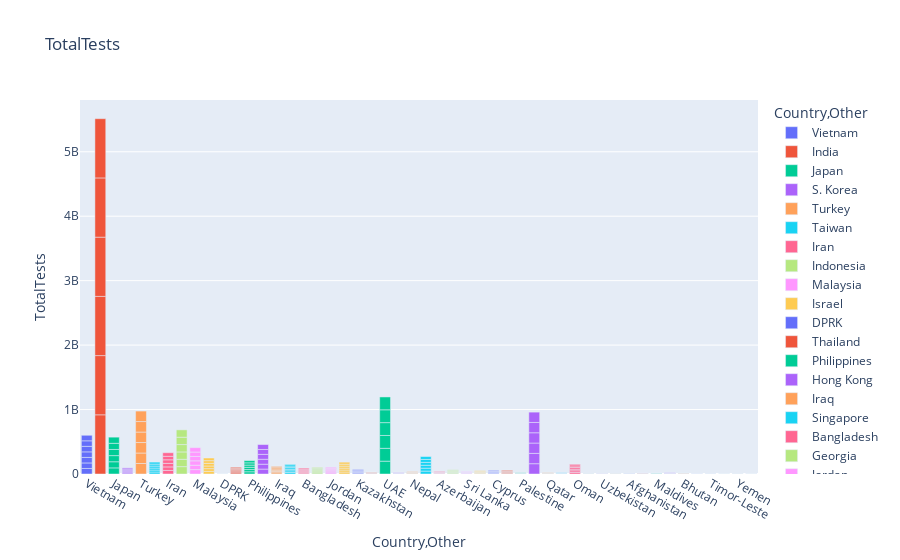

Notebook source saved alongside this figure:
### Markdown cell above
Từ biểu đồ trên, mối tương quan giữa biến NewCases với biến TotalCases là tuyến tính, với số ca nhiễm mới cao nhất là ở các nước: Taiwan, S.Korea và Japan

### Code cell
#total test in asia countries with bar chart
fig = px.bar(df_asia, x='Country,Other', y='TotalTests', color='Country,Other', title='TotalTests')
fig.show()

### Figure 1 — Plotly figure (JSON) as saved in the notebook; plotly's stock layout.template omitted (floating-point values rounded to 4 significant figures)
{"data": [{"alignmentgroup": "True", "hovertemplate": "Country,Other=%{x}<br>TotalTests=%{y}<extra></extra>", "legendgroup": "Vietnam", "marker": {"color": "#636efa", "pattern": {"shape": ""}}, "name": "Vietnam", "offsetgroup": "Vietnam", "orientation": "v", "showlegend": true, "textposition": "auto", "type": "bar", "x": ["Vietnam", "Vietnam", "Vietnam", "Vietnam", "Vietnam", "Vietnam", "Vietnam"], "xaxis": "x", "y": [85826548, 85826548, 85826548, 85826548, 85826548, 85826548, 85826548], "yaxis": "y"}, {"alignmentgroup": "True", "hovertemplate": "Country,Other=%{x}<br>TotalTests=%{y}<extra></extra>", "legendgroup": "India", "marker": {"color": "#EF553B", "pattern": {"shape": ""}}, "name": "India", "offsetgroup": "India", "orientation": "v", "showlegend": true, "textposition": "auto", "type": "bar", "x": ["India", "India", "India", "India", "India", "India"], "xaxis": "x", "y": [918535118, 918679922, 918794368, 918891634, 918992653, 918992653], "yaxis": "y"}, {"alignmentgroup": "True", "hovertemplate": "Country,Other=%{x}<br>TotalTests=%{y}<extra></extra>", "legendgroup": "Japan", "marker": {"color": "#00cc96", "pattern": {"shape": ""}}, "name": "Japan", "offsetgroup": "Japan", "orientation": "v", "showlegend": true, "textposition": "auto", "type": "bar", "x": ["Japan", "Japan", "Japan", "Japan", "Japan", "Japan"], "xaxis": "x", "y": [95014492, 95119322, 95253685, 95386077, 95481075, 95589075], "yaxis": "y"}, {"alignmentgroup": "True", "hovertemplate": "Country,Other=%{x}<br>TotalTests=%{y}<extra></extra>", "legendgroup": "S. Korea", "marker": {"color": "#ab63fa", "pattern": {"shape": ""}}, "name": "S. Korea", "offsetgroup": "S. Korea", "orientation": "v", "showlegend": true, "textposition": "auto", "type": "bar", "x": ["S. Korea", "S. Korea", "S. Korea", "S. Korea", "S. Korea", "S. Korea"], "xaxis": "x", "y": [15804065, 15804065, 15804065, 15804065, 15804065, 15804065], "yaxis": "y"}, {"alignmentgroup": "True", "hovertemplate": "Country,Other=%{x}<br>TotalTests=%{y}<extra></extra>", "legendgroup": "Turkey", "marker": {"color": "#FFA15A", "pattern": {"shape": ""}}, "name": "Turkey", "offsetgroup": "Turkey", "orientation": "v", "showlegend": true, "textposition": "auto", "type": "bar", "x": ["Turkey", "Turkey", "Turkey", "Turkey", "Turkey", "Turkey"], "xaxis": "x", "y": [162743369, 162743369, 162743369, 162743369, 162743369, 162743369], "yaxis": "y"}, {"alignmentgroup": "True", "hovertemplate": "Country,Other=%{x}<br>TotalTests=%{y}<extra></extra>", "legendgroup": "Taiwan", "marker": {"color": "#19d3f3", "pattern": {"shape": ""}}, "name": "Taiwan", "offsetgroup": "Taiwan", "orientation": "v", "showlegend": true, "textposition": "auto", "type": "bar", "x": ["Taiwan", "Taiwan", "Taiwan", "Taiwan", "Taiwan", "Taiwan"], "xaxis": "x", "y": [30742304, 30742304, 30742304, 30742304, 30742304, 30742304], "yaxis": "y"}, {"alignmentgroup": "True", "hovertemplate": "Country,Other=%{x}<br>TotalTests=%{y}<extra></extra>", "legendgroup": "Iran", "marker": {"color": "#FF6692", "pattern": {"shape": ""}}, "name": "Iran", "offsetgroup": "Iran", "orientation": "v", "showlegend": true, "textposition": "auto", "type": "bar", "x": ["Iran", "Iran", "Iran", "Iran", "Iran", "Iran"], "xaxis": "x", "y": [55034937, 55034937, 55034937, 55034937, 55034937, 55034937], "yaxis": "y"}, {"alignmentgroup": "True", "hovertemplate": "Country,Other=%{x}<br>TotalTests=%{y}<extra></extra>", "legendgroup": "Indonesia", "marker": {"color": "#B6E880", "pattern": {"shape": ""}}, "name": "Indonesia", "offsetgroup": "Indonesia", "orientation": "v", "showlegend": true, "textposition": "auto", "type": "bar", "x": ["Indonesia", "Indonesia", "Indonesia", "Indonesia", "Indonesia", "Indonesia"], "xaxis": "x", "y": [114158919, 114158919, 114158919, 114158919, 114158919, 114158919], "yaxis": "y"}, {"alignmentgroup": "True", "hovertemplate": "Country,Other=%{x}<br>TotalTests=%{y}<extra></extra>", "legendgroup": "Malaysia", "marker": {"color": "#FF97FF", "pattern": {"shape": ""}}, "name": "Malaysia", "offsetgroup": "Malaysia", "orientation": "v", "showlegend": true, "textposition": "auto", "type": "bar", "x": ["Malaysia", "Malaysia", "Malaysia", "Malaysia", "Malaysia", "Malaysia"], "xaxis": "x", "y": [68079467, 68088226, 68198303, 68217426, 68236549, 68236549], "yaxis": "y"}, {"alignmentgroup": "True", "hovertemplate": "Country,Other=%{x}<br>TotalTests=%{y}<extra></extra>", "legendgroup": "Israel", "marker": {"color": "#FECB52", "pattern": {"shape": ""}}, "name": "Israel", "offsetgroup": "Israel", "orientation": "v", "showlegend": true, "textposition": "auto", "type": "bar", "x": ["Israel", "Israel", "Israel", "Israel", "Israel", "Israel"], "xaxis": "x", "y": [41373364, 41373364, 41373364, 41373364, 41373364, 41373364], "yaxis": "y"}, {"alignmentgroup": "True", "hovertemplate": "Country,Other=%{x}<br>TotalTests=%{y}<extra></extra>", "legendgroup": "DPRK", "marker": {"color": "#636efa", "pattern": {"shape": ""}}, "name": "DPRK", "offsetgroup": "DPRK", "orientation": "v", "showlegend": true, "textposition": "auto", "type": "bar", "x": ["DPRK", "DPRK", "DPRK", "DPRK", "DPRK", "DPRK"], "xaxis": "x", "y": [0, 0, 0, 0, 0, 0], "yaxis": "y"}, {"alignmentgroup": "True", "hovertemplate": "Country,Other=%{x}<br>TotalTests=%{y}<extra></extra>", "legendgroup": "Thailand", "marker": {"color": "#EF553B", "pattern": {"shape": ""}}, "name": "Thailand", "offsetgroup": "Thailand", "orientation": "v", "showlegend": true, "textposition": "auto", "type": "bar", "x": ["Thailand", "Thailand", "Thailand", "Thailand", "Thailand", "Thailand"], "xaxis": "x", "y": [17270775, 17270775, 17270775, 17270775, 17270775, 17270775], "yaxis": "y"}, {"alignmentgroup": "True", "hovertemplate": "Country,Other=%{x}<br>TotalTests=%{y}<extra></extra>", "legendgroup": "Philippines", "marker": {"color": "#00cc96", "pattern": {"shape": ""}}, "name": "Philippines", "offsetgroup": "Philippines", "orientation": "v", "showlegend": true, "textposition": "auto", "type": "bar", "x": ["Philippines", "Philippines", "Philippines", "Philippines", "Philippines", "Philippines"], "xaxis": "x", "y": [34584000, 34593073, 34603075, 34611586, 34621433, 34621433], "yaxis": "y"}, {"alignmentgroup": "True", "hovertemplate": "Country,Other=%{x}<br>TotalTests=%{y}<extra></extra>", "legendgroup": "Hong Kong", "marker": {"color": "#ab63fa", "pattern": {"shape": ""}}, "name": "Hong Kong", "offsetgroup": "Hong Kong", "orientation": "v", "showlegend": true, "textposition": "auto", "type": "bar", "x": ["Hong Kong", "Hong Kong", "Hong Kong", "Hong Kong", "Hong Kong", "Hong Kong"], "xaxis": "x", "y": [76127725, 76127725, 76127725, 76127725, 76127725, 76127725], "yaxis": "y"}, {"alignmentgroup": "True", "hovertemplate": "Country,Other=%{x}<br>TotalTests=%{y}<extra></extra>", "legendgroup": "Iraq", "marker": {"color": "#FFA15A", "pattern": {"shape": ""}}, "name": "Iraq", "offsetgroup": "Iraq", "orientation": "v", "showlegend": true, "textposition": "auto", "type": "bar", "x": ["Iraq", "Iraq", "Iraq", "Iraq", "Iraq", "Iraq"], "xaxis": "x", "y": [19544451, 19544451, 19544451, 19544451, 19544451, 19544451], "yaxis": "y"}, {"alignmentgroup": "True", "hovertemplate": "Country,Other=%{x}<br>TotalTests=%{y}<extra></extra>", "legendgroup": "Singapore", "marker": {"color": "#19d3f3", "pattern": {"shape": ""}}, "name": "Singapore", "offsetgroup": "Singapore", "orientation": "v", "showlegend": true, "textposition": "auto", "type": "bar", "x": ["Singapore", "Singapore", "Singapore", "Singapore", "Singapore", "Singapore"], "xaxis": "x", "y": [24756666, 24756666, 24756666, 24756666, 24756666, 24756666], "yaxis": "y"}, {"alignmentgroup": "True", "hovertemplate": "Country,Other=%{x}<br>TotalTests=%{y}<extra></extra>", "legendgroup": "Bangladesh", "marker": {"color": "#FF6692", "pattern": {"shape": ""}}, "name": "Bangladesh", "offsetgroup": "Bangladesh", "orientation": "v", "showlegend": true, "textposition": "auto", "type": "bar", "x": ["Bangladesh", "Bangladesh", "Bangladesh", "Bangladesh", "Bangladesh", "Bangladesh"], "xaxis": "x", "y": [15254399, 15254399, 15254399, 15254399, 15254399, 15254399], "yaxis": "y"}, {"alignmentgroup": "True", "hovertemplate": "Country,Other=%{x}<br>TotalTests=%{y}<extra></extra>", "legendgroup": "Georgia", "marker": {"color": "#B6E880", "pattern": {"shape": ""}}, "name": "Georgia", "offsetgroup": "Georgia", "orientation": "v", "showlegend": true, "textposition": "auto", "type": "bar", "x": ["Georgia", "Georgia", "Georgia", "Georgia", "Georgia", "Georgia"], "xaxis": "x", "y": [16920079, 16920079, 16920079, 16920079, 16920079, 16920079], "yaxis": "y"}, {"alignmentgroup": "True", "hovertemplate": "Country,Other=%{x}<br>TotalTests=%{y}<extra></extra>", "legendgroup": "Jordan", "marker": {"color": "#FF97FF", "pattern": {"shape": ""}}, "name": "Jordan", "offsetgroup": "Jordan", "orientation": "v", "showlegend": true, "textposition": "auto", "type": "bar", "x": ["Jordan", "Jordan", "Jordan", "Jordan", "Jordan", "Jordan"], "xaxis": "x", "y": [17201885, 17201885, 17201885, 17201885, 17201885, 17201885], "yaxis": "y"}, {"alignmentgroup": "True", "hovertemplate": "Country,Other=%{x}<br>TotalTests=%{y}<extra></extra>", "legendgroup": "Pakistan", "marker": {"color": "#FECB52", "pattern": {"shape": ""}}, "name": "Pakistan", "offsetgroup": "Pakistan", "orientation": "v", "showlegend": true, "textposition": "auto", "type": "bar", "x": ["Pakistan", "Pakistan", "Pakistan", "Pakistan", "Pakistan", "Pakistan"], "xaxis": "x", "y": [30570862, 30570862, 30570862, 30570862, 30570862, 30570862], "yaxis": "y"}, {"alignmentgroup": "True", "hovertemplate": "Country,Other=%{x}<br>TotalTests=%{y}<extra></extra>", "legendgroup": "Kazakhstan", "marker": {"color": "#636efa", "pattern": {"shape": ""}}, "name": "Kazakhstan", "offsetgroup": "Kazakhstan", "orientation": "v", "showlegend": true, "textposition": "auto", "type": "bar", "x": ["Kazakhstan", "Kazakhstan", "Kazakhstan", "Kazakhstan", "Kazakhstan", "Kazakhstan"], "xaxis": "x", "y": [11575012, 11575012, 11575012, 11575012, 11575012, 11575012], "yaxis": "y"}, {"alignmentgroup": "True", "hovertemplate": "Country,Other=%{x}<br>TotalTests=%{y}<extra></extra>", "legendgroup": "Lebanon", "marker": {"color": "#EF553B", "pattern": {"shape": ""}}, "name": "Lebanon", "offsetgroup": "Lebanon", "orientation": "v", "showlegend": true, "textposition": "auto", "type": "bar", "x": ["Lebanon", "Lebanon", "Lebanon", "Lebanon", "Lebanon", "Lebanon"], "xaxis": "x", "y": [4795578, 4795578, 4795578, 4795578, 4795578, 4795578], "yaxis": "y"}, {"alignmentgroup": "True", "hovertemplate": "Country,Other=%{x}<br>TotalTests=%{y}<extra></extra>", "legendgroup": "UAE", "marker": {"color": "#00cc96", "pattern": {"shape": ""}}, "name": "UAE", "offsetgroup": "UAE", "orientation": "v", "showlegend": true, "textposition": "auto", "type": "bar", "x": ["UAE", "UAE", "UAE", "UAE", "UAE", "UAE"], "xaxis": "x", "y": [199206191, 199223391, 199245666, 199266544, 199288108, 199288108], "yaxis": "y"}, {"alignmentgroup": "True", "hovertemplate": "Country,Other=%{x}<br>TotalTests=%{y}<extra></extra>", "legendgroup": "Mongolia", "marker": {"color": "#ab63fa", "pattern": {"shape": ""}}, "name": "Mongolia", "offsetgroup": "Mongolia", "orientation": "v", "showlegend": true, "textposition": "auto", "type": "bar", "x": ["Mongolia", "Mongolia", "Mongolia", "Mongolia", "Mongolia", "Mongolia"], "xaxis": "x", "y": [4030048, 4030048, 4030048, 4030048, 4030048, 4030048], "yaxis": "y"}, {"alignmentgroup": "True", "hovertemplate": "Country,Other=%{x}<br>TotalTests=%{y}<extra></extra>", "legendgroup": "Nepal", "marker": {"color": "#FFA15A", "pattern": {"shape": ""}}, "name": "Nepal", "offsetgroup": "Nepal", "orientation": "v", "showlegend": true, "textposition": "auto", "type": "bar", "x": ["Nepal", "Nepal", "Nepal", "Nepal", "Nepal", "Nepal"], "xaxis": "x", "y": [6012867, 6013280, 6013666, 6013833, 6013947, 6013947], "yaxis": "y"}, {"alignmentgroup": "True", "hovertemplate": "Country,Other=%{x}<br>TotalTests=%{y}<extra></extra>", "legendgroup": "Saudi Arabia", "marker": {"color": "#19d3f3", "pattern": {"shape": ""}}, "name": "Saudi Arabia", "offsetgroup": "Saudi Arabia", "orientation": "v", "showlegend": true, "textposition": "auto", "type": "bar", "x": ["Saudi Arabia", "Saudi Arabia", "Saudi Arabia", "Saudi Arabia", "Saudi Arabia", "Saudi Arabia"], "xaxis": "x", "y": [45140040, 45144125, 45148294, 45151519, 45151519, 45151519], "yaxis": "y"}, {"alignmentgroup": "True", "hovertemplate": "Country,Other=%{x}<br>TotalTests=%{y}<extra></extra>", "legendgroup": "Azerbaijan", "marker": {"color": "#FF6692", "pattern": {"shape": ""}}, "name": "Azerbaijan", "offsetgroup": "Azerbaijan", "orientation": "v", "showlegend": true, "textposition": "auto", "type": "bar", "x": ["Azerbaijan", "Azerbaijan", "Azerbaijan", "Azerbaijan", "Azerbaijan", "Azerbaijan"], "xaxis": "x", "y": [7522178, 7524850, 7526899, 7529191, 7530018, 7530018], "yaxis": "y"}, {"alignmentgroup": "True", "hovertemplate": "Country,Other=%{x}<br>TotalTests=%{y}<extra></extra>", "legendgroup": "Bahrain", "marker": {"color": "#B6E880", "pattern": {"shape": ""}}, "name": "Bahrain", "offsetgroup": "Bahrain", "orientation": "v", "showlegend": true, "textposition": "auto", "type": "bar", "x": ["Bahrain", "Bahrain", "Bahrain", "Bahrain", "Bahrain", "Bahrain"], "xaxis": "x", "y": [10735877, 10737695, 10739428, 10741126, 10742269, 10742269], "yaxis": "y"}, {"alignmentgroup": "True", "hovertemplate": "Country,Other=%{x}<br>TotalTests=%{y}<extra></extra>", "legendgroup": "Sri Lanka", "marker": {"color": "#FF97FF", "pattern": {"shape": ""}}, "name": "Sri Lanka", "offsetgroup": "Sri Lanka", "orientation": "v", "showlegend": true, "textposition": "auto", "type": "bar", "x": ["Sri Lanka", "Sri Lanka", "Sri Lanka", "Sri Lanka", "Sri Lanka", "Sri Lanka"], "xaxis": "x", "y": [6486117, 6486117, 6486117, 6486117, 6486117, 6486117], "yaxis": "y"}, {"alignmentgroup": "True", "hovertemplate": "Country,Other=%{x}<br>TotalTests=%{y}<extra></extra>", "legendgroup": "Kuwait", "marker": {"color": "#FECB52", "pattern": {"shape": ""}}, "name": "Kuwait", "offsetgroup": "Kuwait", "orientation": "v", "showlegend": true, "textposition": "auto", "type": "bar", "x": ["Kuwait", "Kuwait", "Kuwait", "Kuwait", "Kuwait", "Kuwait"], "xaxis": "x", "y": [8455743, 8455743, 8455743, 8455743, 8455743, 8455743], "yaxis": "y"}, {"alignmentgroup": "True", "hovertemplate": "Country,Other=%{x}<br>TotalTests=%{y}<extra></extra>", "legendgroup": "Cyprus", "marker": {"color": "#636efa", "pattern": {"shape": ""}}, "name": "Cyprus", "offsetgroup": "Cyprus", "orientation": "v", "showlegend": true, "textposition": "auto", "type": "bar", "x": ["Cyprus", "Cyprus", "Cyprus", "Cyprus", "Cyprus", "Cyprus"], "xaxis": "x", "y": [9640118, 9640118, 9640118, 9640118, 9640118, 9640118], "yaxis": "y"}, {"alignmentgroup": "True", "hovertemplate": "Country,Other=%{x}<br>TotalTests=%{y}<extra></extra>", "legendgroup": "Myanmar", "marker": {"color": "#EF553B", "pattern": {"shape": ""}}, "name": "Myanmar", "offsetgroup": "Myanmar", "orientation": "v", "showlegend": true, "textposition": "auto", "type": "bar", "x": ["Myanmar", "Myanmar", "Myanmar", "Myanmar", "Myanmar", "Myanmar"], "xaxis": "x", "y": [10047850, 10053350, 10057159, 10061205, 10064165, 10064165], "yaxis": "y"}, {"alignmentgroup": "True", "hovertemplate": "Country,Other=%{x}<br>TotalTests=%{y}<extra></extra>", "legendgroup": "Palestine", "marker": {"color": "#00cc96", "pattern": {"shape": ""}}, "name": "Palestine", "offsetgroup": "Palestine", "orientation": "v", "showlegend": true, "textposition": "auto", "type": "bar", "x": ["Palestine", "Palestine", "Palestine", "Palestine", "Palestine", "Palestine"], "xaxis": "x", "y": [3078533, 3078533, 3078533, 3078533, 3078533, 3078533], "yaxis": "y"}, {"alignmentgroup": "True", "hovertemplate": "Country,Other=%{x}<br>TotalTests=%{y}<extra></extra>", "legendgroup": "China", "marker": {"color": "#ab63fa", "pattern": {"shape": ""}}, "name": "China", "offsetgroup": "China", "orientation": "v", "showlegend": true, "textposition": "auto", "type": "bar", "x": ["China", "China", "China", "China", "China", "China"], "xaxis": "x", "y": [160000000, 160000000, 160000000, 160000000, 160000000, 160000000], "yaxis": "y"}, {"alignmentgroup": "True", "hovertemplate": "Country,Other=%{x}<br>TotalTests=%{y}<extra></extra>", "legendgroup": "Qatar", "marker": {"color": "#FFA15A", "pattern": {"shape": ""}}, "name": "Qatar", "offsetgroup": "Qatar", "orientation": "v", "showlegend": true, "textposition": "auto", "type": "bar", "x": ["Qatar", "Qatar", "Qatar", "Qatar", "Qatar", "Qatar"], "xaxis": "x", "y": [4065369, 4065369, 4065369, 4065369, 4065369, 4065369], "yaxis": "y"}, {"alignmentgroup": "True", "hovertemplate": "Country,Other=%{x}<br>TotalTests=%{y}<extra></extra>", "legendgroup": "Armenia", "marker": {"color": "#19d3f3", "pattern": {"shape": ""}}, "name": "Armenia", "offsetgroup": "Armenia", "orientation": "v", "showlegend": true, "textposition": "auto", "type": "bar", "x": ["Armenia", "Armenia", "Armenia", "Armenia", "Armenia", "Armenia"], "xaxis": "x", "y": [3242901, 3242901, 3242901, 3242901, 3242901, 3242901], "yaxis": "y"}, {"alignmentgroup": "True", "hovertemplate": "Country,Other=%{x}<br>TotalTests=%{y}<extra></extra>", "legendgroup": "Oman", "marker": {"color": "#FF6692", "pattern": {"shape": ""}}, "name": "Oman", "offsetgroup": "Oman", "orientation": "v", "showlegend": true, "textposition": "auto", "type": "bar", "x": ["Oman", "Oman", "Oman", "Oman", "Oman", "Oman"], "xaxis": "x", "y": [25000000, 25000000, 25000000, 25000000, 25000000, 25000000], "yaxis": "y"}, {"alignmentgroup": "True", "hovertemplate": "Country,Other=%{x}<br>TotalTests=%{y}<extra></extra>", "legendgroup": "Brunei", "marker": {"color": "#B6E880", "pattern": {"shape": ""}}, "name": "Brunei", "offsetgroup": "Brunei", "orientation": "v", "showlegend": true, "textposition": "auto", "type": "bar", "x": ["Brunei", "Brunei", "Brunei", "Brunei", "Brunei", "Brunei"], "xaxis": "x", "y": [717784, 717784, 717784, 717784, 717784, 717784], "yaxis": "y"}, {"alignmentgroup": "True", "hovertemplate": "Country,Other=%{x}<br>TotalTests=%{y}<extra></extra>", "legendgroup": "Uzbekistan", "marker": {"color": "#FF97FF", "pattern": {"shape": ""}}, "name": "Uzbekistan", "offsetgroup": "Uzbekistan", "orientation": "v", "showlegend": true, "textposition": "auto", "type": "bar", "x": ["Uzbekistan", "Uzbekistan", "Uzbekistan", "Uzbekistan", "Uzbekistan", "Uzbekistan"], "xaxis": "x", "y": [1377915, 1377915, 1377915, 1377915, 1377915, 1377915], "yaxis": "y"}, {"alignmentgroup": "True", "hovertemplate": "Country,Other=%{x}<br>TotalTests=%{y}<extra></extra>", "legendgroup": "Laos", "marker": {"color": "#FECB52", "pattern": {"shape": ""}}, "name": "Laos", "offsetgroup": "Laos", "orientation": "v", "showlegend": true, "textposition": "auto", "type": "bar", "x": ["Laos", "Laos", "Laos", "Laos", "Laos", "Laos"], "xaxis": "x", "y": [1233207, 1233207, 1233207, 1233207, 1233207, 1233207], "yaxis": "y"}, {"alignmentgroup": "True", "hovertemplate": "Country,Other=%{x}<br>TotalTests=%{y}<extra></extra>", "legendgroup": "Afghanistan", "marker": {"color": "#636efa", "pattern": {"shape": ""}}, "name": "Afghanistan", "offsetgroup": "Afghanistan", "orientation": "v", "showlegend": true, "textposition": "auto", "type": "bar", "x": ["Afghanistan", "Afghanistan", "Afghanistan", "Afghanistan", "Afghanistan", "Afghanistan"], "xaxis": "x", "y": [1200009, 1200420, 1201044, 1201475, 1201744, 1201744], "yaxis": "y"}, {"alignmentgroup": "True", "hovertemplate": "Country,Other=%{x}<br>TotalTests=%{y}<extra></extra>", "legendgroup": "Kyrgyzstan", "marker": {"color": "#EF553B", "pattern": {"shape": ""}}, "name": "Kyrgyzstan", "offsetgroup": "Kyrgyzstan", "orientation": "v", "showlegend": true, "textposition": "auto", "type": "bar", "x": ["Kyrgyzstan", "Kyrgyzstan", "Kyrgyzstan", "Kyrgyzstan", "Kyrgyzstan", "Kyrgyzstan"], "xaxis": "x", "y": [1907195, 1907195, 1907195, 1907195, 1907195, 1907195], "yaxis": "y"}, {"alignmentgroup": "True", "hovertemplate": "Country,Other=%{x}<br>TotalTests=%{y}<extra></extra>", "legendgroup": "Maldives", "marker": {"color": "#00cc96", "pattern": {"shape": ""}}, "name": "Maldives", "offsetgroup": "Maldives", "orientation": "v", "showlegend": true, "textposition": "auto", "type": "bar", "x": ["Maldives", "Maldives", "Maldives", "Maldives", "Maldives", "Maldives"], "xaxis": "x", "y": [2213831, 2213831, 2213831, 2213831, 2213831, 2213831], "yaxis": "y"}, {"alignmentgroup": "True", "hovertemplate": "Country,Other=%{x}<br>TotalTests=%{y}<extra></extra>", "legendgroup": "Cambodia", "marker": {"color": "#ab63fa", "pattern": {"shape": ""}}, "name": "Cambodia", "offsetgroup": "Cambodia", "orientation": "v", "showlegend": true, "textposition": "auto", "type": "bar", "x": ["Cambodia", "Cambodia", "Cambodia", "Cambodia", "Cambodia", "Cambodia"], "xaxis": "x", "y": [3091420, 3091420, 3091420, 3091420, 3091420, 3091420], "yaxis": "y"}, {"alignmentgroup": "True", "hovertemplate": "Country,Other=%{x}<br>TotalTests=%{y}<extra></extra>", "legendgroup": "Bhutan", "marker": {"color": "#FFA15A", "pattern": {"shape": ""}}, "name": "Bhutan", "offsetgroup": "Bhutan", "orientation": "v", "showlegend": true, "textposition": "auto", "type": "bar", "x": ["Bhutan", "Bhutan", "Bhutan", "Bhutan", "Bhutan", "Bhutan"], "xaxis": "x", "y": [2303734, 2303734, 2303734, 2303734, 2303734, 2303734], "yaxis": "y"}, {"alignmentgroup": "True", "hovertemplate": "Country,Other=%{x}<br>TotalTests=%{y}<extra></extra>", "legendgroup": "Syria", "marker": {"color": "#19d3f3", "pattern": {"shape": ""}}, "name": "Syria", "offsetgroup": "Syria", "orientation": "v", "showlegend": true, "textposition": "auto", "type": "bar", "x": ["Syria", "Syria", "Syria", "Syria", "Syria", "Syria"], "xaxis": "x", "y": [146269, 146269, 146269, 146269, 146269, 146269], "yaxis": "y"}, {"alignmentgroup": "True", "hovertemplate": "Country,Other=%{x}<br>TotalTests=%{y}<extra></extra>", "legendgroup": "Timor-Leste", "marker": {"color": "#FF6692", "pattern": {"shape": ""}}, "name": "Timor-Leste", "offsetgroup": "Timor-Leste", "orientation": "v", "showlegend": true, "textposition": "auto", "type": "bar", "x": ["Timor-Leste", "Timor-Leste", "Timor-Leste", "Timor-Leste", "Timor-Leste", "Timor-Leste"], "xaxis": "x", "y": [278529, 278529, 278529, 278529, 278529, 278529], "yaxis": "y"}, {"alignmentgroup": "True", "hovertemplate": "Country,Other=%{x}<br>TotalTests=%{y}<extra></extra>", "legendgroup": "Tajikistan", "marker": {"color": "#B6E880", "pattern": {"shape": ""}}, "name": "Tajikistan", "offsetgroup": "Tajikistan", "orientation": "v", "showlegend": true, "textposition": "auto", "type": "bar", "x": ["Tajikistan", "Tajikistan", "Tajikistan", "Tajikistan", "Tajikistan", "Tajikistan"], "xaxis": "x", "y": [0, 0, 0, 0, 0, 0], "yaxis": "y"}, {"alignmentgroup": "True", "hovertemplate": "Country,Other=%{x}<br>TotalTests=%{y}<extra></extra>", "legendgroup": "Yemen", "marker": {"color": "#FF97FF", "pattern": {"shape": ""}}, "name": "Yemen", "offsetgroup": "Yemen", "orientation": "v", "showlegend": true, "textposition": "auto", "type": "bar", "x": ["Yemen", "Yemen", "Yemen", "Yemen", "Yemen", "Yemen"], "xaxis": "x", "y": [329592, 329592, 329592, 329592, 329592, 329592], "yaxis": "y"}, {"alignmentgroup": "True", "hovertemplate": "Country,Other=%{x}<br>TotalTests=%{y}<extra></extra>", "legendgroup": "Macao", "marker": {"color": "#FECB52", "pattern": {"shape": ""}}, "name": "Macao", "offsetgroup": "Macao", "orientation": "v", "showlegend": true, "textposition": "auto", "type": "bar", "x": ["Macao", "Macao", "Macao", "Macao", "Macao", "Macao"], "xaxis": "x", "y": [7850, 7850, 7850, 7850, 7850, 7850], "yaxis": "y"}], "layout": {"barmode": "relative", "legend": {"title": {"text": "Country,Other"}, "tracegroupgap": 0}, "title": {"text": "TotalTests"}, "xaxis": {"anchor": "y", "categoryarray": ["Vietnam", "India", "Japan", "S. Korea", "Turkey", "Taiwan", "Iran", "Indonesia", "Malaysia", "Israel", "DPRK", "Thailand", "Philippines", "Hong Kong", "Iraq", "Singapore", "Bangladesh", "Georgia", "Jordan", "Pakistan", "Kazakhstan", "Lebanon", "UAE", "Mongolia", "Nepal", "Saudi Arabia", "Azerbaijan", "Bahrain", "Sri Lanka", "Kuwait", "Cyprus", "Myanmar", "Palestine", "China", "Qatar", "Armenia", "Oman", "Brunei", "Uzbekistan", "Laos", "Afghanistan", "Kyrgyzstan", "Maldives", "Cambodia", "Bhutan", "Syria", "Timor-Leste", "Tajikistan", "Yemen", "Macao"], "categoryorder": "array", "domain": [0, 1], "title": {"text": "Country,Other"}}, "yaxis": {"anchor": "x", "domain": [0, 1], "title": {"text": "TotalTests"}}}}
